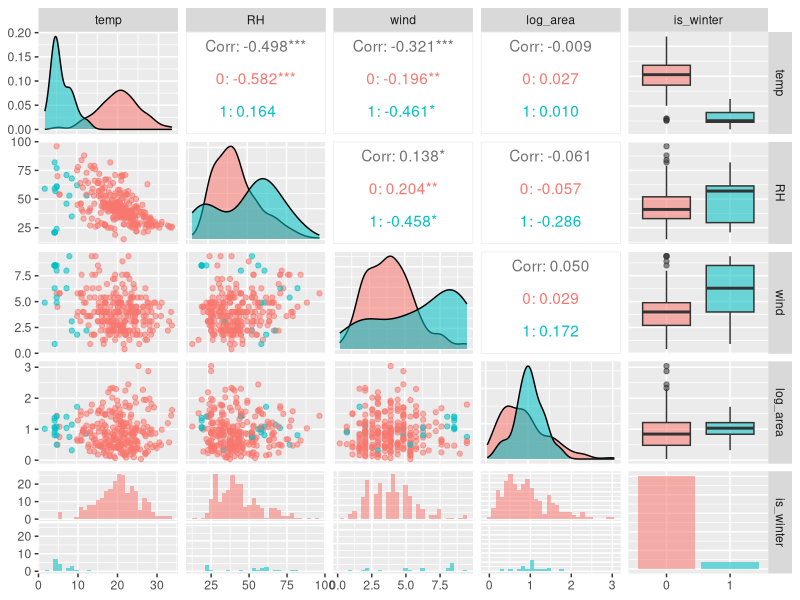

Recreate this plot in R.
## ---- chunk 1

#Load libraries

library(ggplot2)
library(dplyr)
library(GGally)
library(caret)

## ---- chunk 2

#Load and name forestfires.tsv file

setwd("~/Documents/RStudio_Uploads/Forest_Fires_data_analysis")
ff = read.delim('forestfires.tsv', header = TRUE, sep = '\t')
forestfires <- ff


## ---- chunk 3

#skim ff file

head(ff)
tail(ff)

#Convert X and Y coordinates to factor variable

ff$X = factor(ff$X)
ff$Y = factor(ff$Y)

#Create log_area for for a more even distribution of data for analysis
ff$log_area = log10(ff$area + 1)

## ---- chunk 4

#is winter factor. Hypothesis that the burn area will be the lowest since it is the coldest
#time of the year in the Northern Hemisphere

#create is_winter column
ff$is_winter = ifelse(ff$month %in% c('dec', 'jan', 'feb'), 1, 0)
head(ff)
summary(ff)

#convert is_winter column into a factor variable
ff$is_winter = factor(ff$is_winter)
is(ff$is_winter)

## ---- chunk 5

#plot temp, RH, wind, and burn_area comparing it against non-winter months

plot_winter = select(ff, temp, RH, wind, log_area, is_winter) %>% filter(log_area > 0)

ggpairs(plot_winter, mapping = aes(color = is_winter, alpha = 0.5))

## ---- chunk 6


#Split Data into test and train sets
in_train = createDataPartition(y = ff$log_area, p = 0.80, list = FALSE)

head(in_train)

#Display all columns in both training and test sets
ff_train = ff[in_train, ]
ff_test = ff[-in_train, ]


#Pre-processing steps, centering and scaling

preprocessing_steps = preProcess(select(ff, FFMC,DMC, DC, ISI, temp, RH, wind, rain),
                                 method = c('center', 'scale'))

ff_train_processing = predict(preprocessing_steps, newdata = ff_train)
head(ff_train_processing)

ff_test_processing = predict(preprocessing_steps, newdata = ff_test)
head(ff_test_processing)

help(predict)

#Near zero variances

nearZeroVar(ff_train_processing, saveMetrics = TRUE)

table(ff_train_processing$rain)

#Update to pre-processing steps above to remove near zero variance variables

preprocessing_steps = preProcess(select(ff, FFMC,DMC, DC, ISI, temp, RH, wind, rain),
                                 method = c('center', 'scale', 'nzv'))

ff_train_processing = predict(preprocessing_steps, newdata = ff_train)
head(ff_train_processing)

ff_test_processing = predict(preprocessing_steps, newdata = ff_test)
head(ff_test_processing)

nearZeroVar(ff_train_processing, saveMetrics = TRUE)

preprocessing_steps

#The rain variable was removed for near zero variance.
